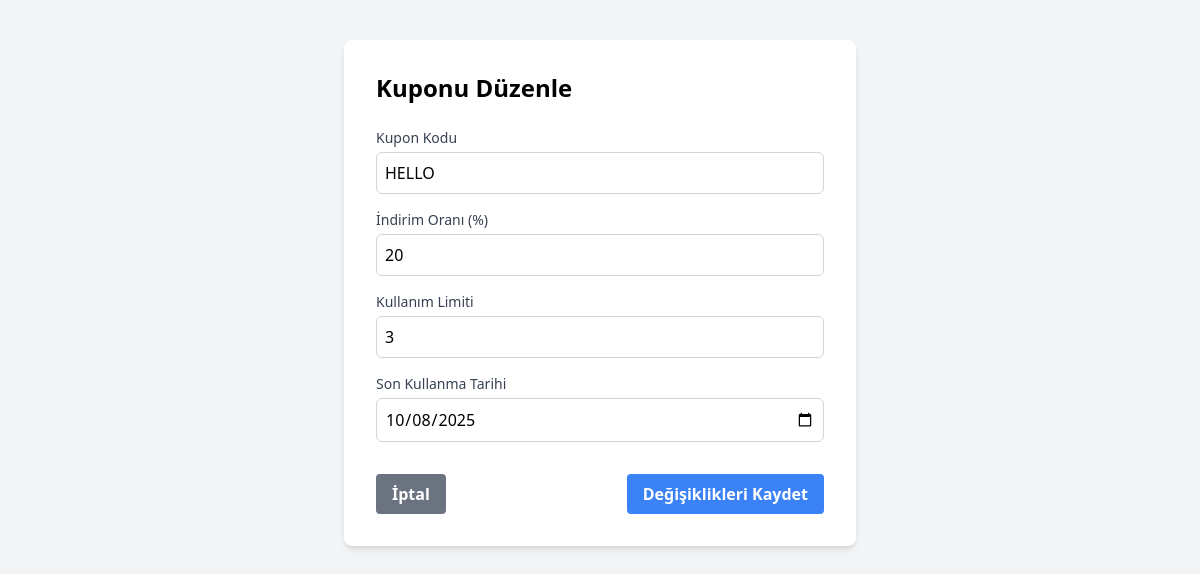
Screenshot of /edit-coupon.php?id=30a3ef52f73651d07508408a3358afd1 (signed in) with the database file from the repository.
### tables this page shows
CREATE TABLE Coupons(
id TEXT PRIMARY KEY,
code TEXT NOT NULL,
discount REAL NOT NULL,
usage_limit INTEGER NOT NULL,
expire_date DATETIME NOT NULL,
created_at TIMESTAMP
, company_id TEXT REFERENCES Bus_Company(id));

### edit-coupon.php (the view, shortened to what this page needs)
<?php
require 'config.php';
$coupon_id = $_GET['id'];
$coupon = null;
try {
    $stmt = $pdo->prepare("SELECT * FROM Coupons WHERE id = :id");
    $stmt->execute([':id' => $coupon_id]);
    $coupon = $stmt->fetch(PDO::FETCH_ASSOC);
} catch (PDOException $e) {
    die("Hata!");
}
?>
<!DOCTYPE html>
<html lang="tr">
<head>
    <link href="/dist/output.css" rel="stylesheet">
</head>
<body class="bg-gray-100">
    <div class="container mx-auto mt-10 max-w-lg">
        <div class="bg-white p-8 rounded-lg shadow-md">
            <h1 class="text-2xl font-bold mb-6">Kuponu Düzenle</h1>
            <form action="edit-coupon.php?id=<?php echo htmlspecialchars($coupon_id); ?>" method="POST" class="space-y-4">
                <div>
                    <label for="code" class="block text-sm font-medium text-gray-700">Kupon Kodu</label>
                    <input type="text" name="code" id="code" value="<?php echo htmlspecialchars($coupon['code']); ?>" required class="mt-1 block w-full p-2 border border-gray-300 rounded-md uppercase">
                </div>
                 <div>
                    <label for="discount" class="block text-sm font-medium text-gray-700">İndirim Oranı (%)</label>
                    <input type="number" name="discount" id="discount" min="1" max="100" value="<?php echo htmlspecialchars($coupon['discount']); ?>" required class="mt-1 block w-full p-2 border border-gray-300 rounded-md">
                </div>
                <div>
                    <label for="usage_limit" class="block text-sm font-medium text-gray-700">Kullanım Limiti</label>
                    <input type="number" name="usage_limit" id="usage_limit" min="1" value="<?php echo htmlspecialchars($coupon['usage_limit']); ?>" required class="mt-1 block w-full p-2 border border-gray-300 rounded-md">
                </div>
                <div>
                    <label for="expire_date" class="block text-sm font-medium text-gray-700">Son Kullanma Tarihi</label>
                    <input type="date" name="expire_date" id="expire_date" value="<?php echo date('Y-m-d', strtotime($coupon['expire_date'])); ?>" required class="mt-1 block w-full p-2 border border-gray-300 rounded-md" min="<?php echo date('Y-m-d'); ?>">
                </div>
                <div class="pt-4 flex justify-between">
                    <a href="manage-coupons.php" class="bg-gray-500 text-white font-bold py-2 px-4 rounded hover:bg-gray-600 transition">İptal</a>
                    <button type="submit" class="bg-blue-500 text-white font-bold py-2 px-4 rounded hover:bg-blue-600 transition">Değişiklikleri Kaydet</button>
                </div>
            </form>
        </div>
    </div>
</body>
</html>

### rows the page displays
coupons: code "HELLO", discount "20", usage_limit "3", expire_date "10/08/2025"
